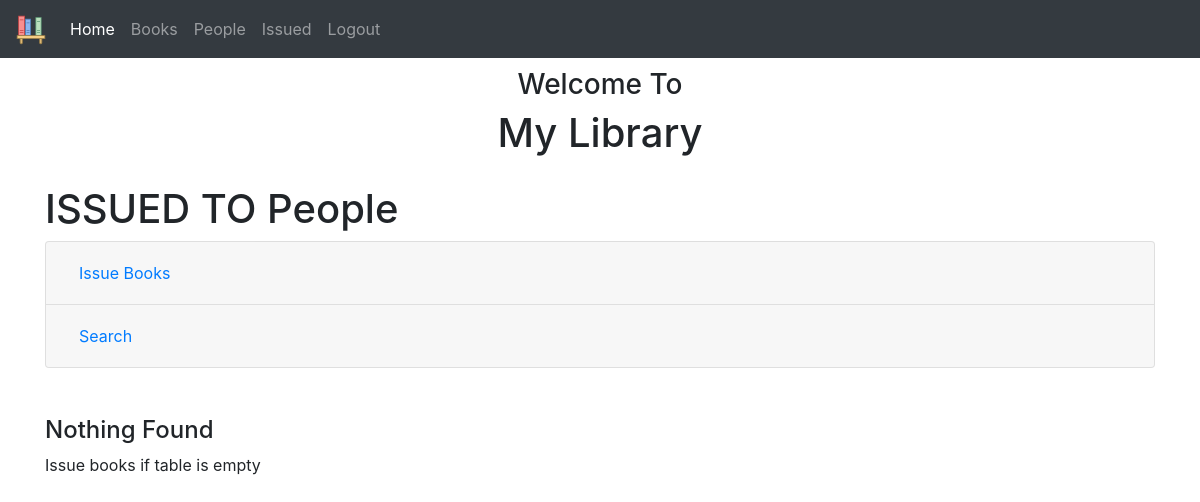
The page /issued/ (signed in) on the database as committed earlier.
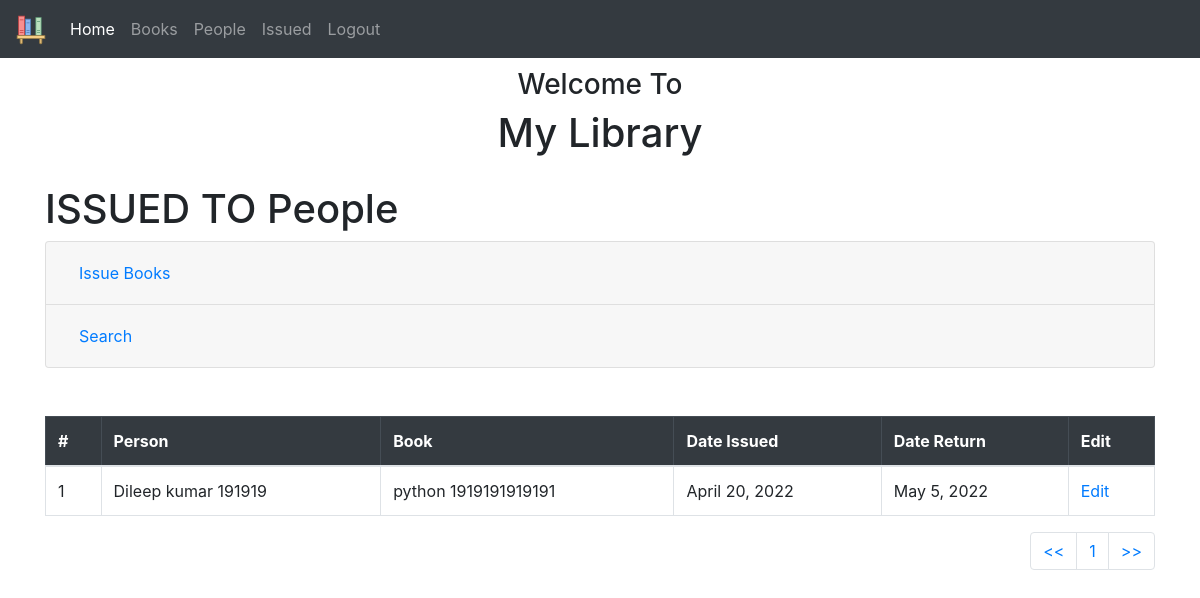
The same page on the database as committed later.
### library/models.py (models this page shows, shortened)
class Issued(models.Model):
    pid = models.ForeignKey(Person, to_field='pid', on_delete=models.CASCADE, related_name='fpid')
    isbn = models.ForeignKey(Books, to_field='isbn', on_delete=models.CASCADE, related_name='fisbn')
    date_issued = models.DateField(auto_now_add=True)
    expires_on = models.DateField(default=get_expire)

class Person(models.Model):
    pid = models.CharField(max_length=6, unique=True)
    name = models.CharField(max_length=200)
    email = models.EmailField()
    address = models.CharField(max_length=300)
    def __str__(self):
        return str(self.name) + ' ' + str(self.pid)

class Books(models.Model):
    isbn = models.CharField(max_length=13, unique=True)
    name = models.CharField(max_length=100)
    author = models.CharField(max_length=100)
    publisher = models.CharField(max_length=100)
    def __str__(self):
        return str(self.name) + ' ' + str(self.isbn)

### library/views.py (the view)
# urls.py: path('issued/', views.issued, name='issued'),
@login_required(login_url='/admin/login/')
def issued(request):
    all_books = Books.objects.all()
    all_persons = Person.objects.all()
    all_issued = Issued.objects.all()
    if request.method == "POST":
        form = IssuedBookForm(request.POST or None)
        if form.is_valid():
            form.save()
            messages.success(request, 'Book issued !')
        else:
            print(form.errors)
            messages.error(request, form.errors)
        return redirect('issued')
    elif request.method == "GET":
        query = request.GET.get("q", None)
        objects = Issued.objects.all()
        if query is not None:
            all_issued = objects.filter(Q(pid__pid__icontains=query) | Q(isbn__isbn__icontains=query))
    paginator = Paginator(all_issued, 7)
    page = request.GET.get('pg')
    all_issued = paginator.get_page(page)
    return render(request, 'issued.html',
                  {'all_issued': all_issued, 'all_books': all_books, 'all_persons': all_persons})

### templates/issued.html (shortened to what this page needs)
{% extends "base.html" %}
{% block content %}
    <div class="container">
        <h1>ISSUED TO People</h1>
    <div class="accordion" id="accordionExample">
            <div class="card">
                <div class="card-header" id="headingOne">
                    <h2 class="mb-0">
                        <button class="btn btn-link btn-block text-left" type="button" data-toggle="collapse"
                                data-target="#collapseOne" aria-expanded="true" aria-controls="collapseOne">
                            Issue Books
                        </button>
                    </h2>
                </div>
            </div>
            <div class="card">
                <div class="card-header" id="headingTwo">
                    <h2 class="mb-0">
                        <button class="btn btn-link btn-block text-left collapsed" type="button" data-toggle="collapse"
                                data-target="#collapseTwo" aria-expanded="false" aria-controls="collapseTwo">
                            Search
                        </button>
                    </h2>
                </div>
            </div>
        </div>
    <br>
        <br>
        {% if  all_issued %}
            <table class="table table-bordered">
                <thead class="table-dark">
                <tr>
                    <th scope="col">#</th>
                    <th scope="col">Person </th>
                    <th scope="col">Book </th>
                    <th scope="col">Date Issued</th>
                    <th scope="col">Date Return</th>
                    <th scope="col">Edit</th>
                </tr>
                </thead>
                <tbody>
                {% for obj in  all_issued %}
                    <tr>
                        <td>{{ obj.id }}</td>
                        <td>{{ obj.pid }}</td>
                        <td>{{ obj.isbn }}</td>
                        <td>{{ obj.date_issued }}</td>
                        <td>{{ obj.expires_on }}</td>
                    <td><a href="{% url 'edit_issued' obj.id %}"> Edit </a></td>
                    </tr>
                {% endfor %}
                </tbody>
            </table>
            <nav aria-label="Page navigation example">
                <ul class="pagination justify-content-end">
                    <li class="page-item"><a class="page-link" href="?pg=1"><<</a></li>
                    <li class="page-item"><a class="page-link"
                                             href="?pg={{ all_issued.number }}">{{ all_issued.number }}</a></li>
                    <li class="page-item"><a class="page-link" href="?pg={{ all_issued.paginator.num_pages }}">>></a>
                    </li>
                </ul>
            </nav>
        {% else %}
            <h4>Nothing Found</h4>
            <p>Issue books if table is empty</p>
        {% endif %}
    </div>
{% endblock %}

Rows that differ between the two databases and show on the page:
added Issued: id "1", pid "Dileep kumar 191919", isbn "python 1919191919191", date_issued "April 20, 2022", expires_on "May 5, 2022"
Other text that changed with them:
{{ all_issued.number }}: (not shown) → "1"
text no longer shown: "Nothing Found Issue books if table is empty"
text now shown: "# Person Book Date Issued Date Return Edit << >>"
